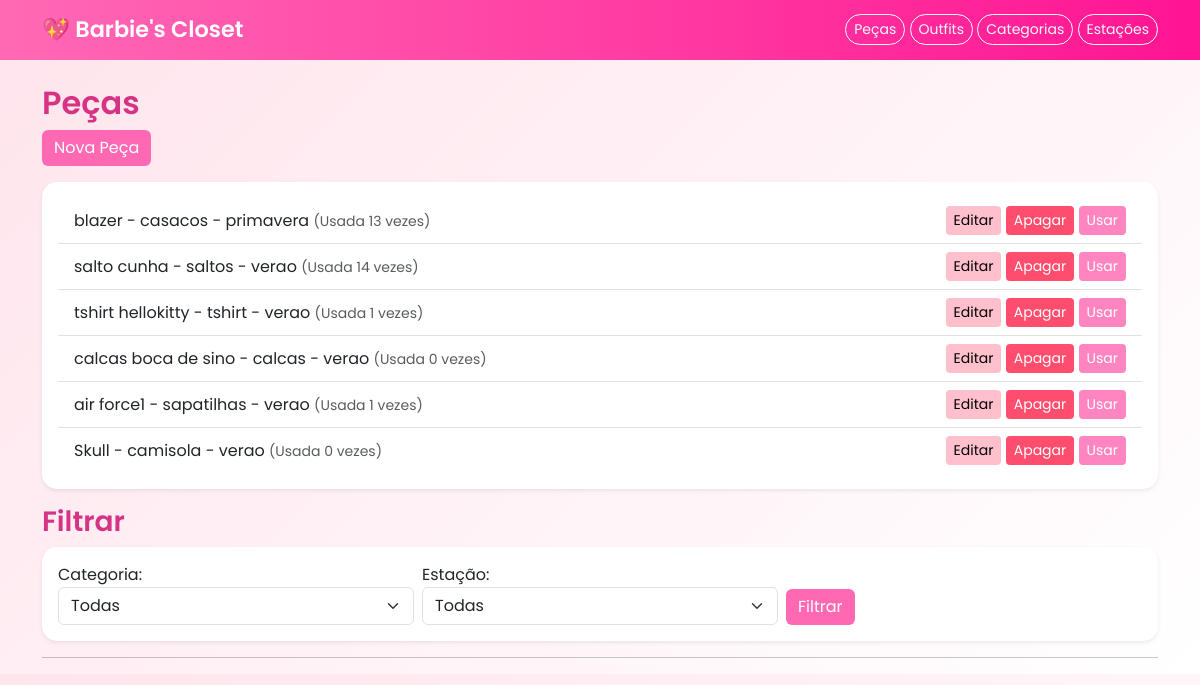
The app's page / (signed in) with its own data.
### barbies_closet/models.py (models this page shows, shortened)
class Peca(models.Model):
    utilizador = models.ForeignKey(User, on_delete=models.CASCADE)
    nome = models.CharField(max_length=100)
    cor = models.CharField(max_length=50)
    marca = models.CharField(max_length=100)
    tamanho = models.CharField(max_length=10)
    data_aquisicao = models.DateField()
    frequencia_uso = models.IntegerField(default=0)
    categoria = models.ForeignKey(Categoria, on_delete=models.SET_NULL, null=True)
    estacao = models.ForeignKey(Estacao, on_delete=models.SET_NULL, null=True)

class Categoria(models.Model):
    nome = models.CharField(max_length=100)
    def __str__(self):
        return self.nome

class Estacao(models.Model):
    nome = models.CharField(max_length=50)
    def __str__(self):
        return self.nome

### barbies_closet/views.py (the view)
# urls.py: path('', views.lista_pecas),
@login_required
def lista_pecas(request):
    pecas = Peca.objects.filter(utilizador=request.user)
    categoria_id = request.GET.get('categoria')
    estacao_id = request.GET.get('estacao')
    if categoria_id:
        pecas = pecas.filter(categoria_id=categoria_id)
    if estacao_id:
        pecas = pecas.filter(estacao_id=estacao_id)
    categorias = Categoria.objects.all()
    estacoes = Estacao.objects.all()
    return render(request, 'pecas/pecas_lista.html', {
        'pecas': pecas,
        'categorias': categorias,
        'estacoes': estacoes
    })

### barbies_closet/templates/pecas/pecas_lista.html (shortened to what this page needs)
{% extends 'base.html' %}
{% block content %}
<h2>Peças</h2>
<a href="{% url 'criar_peca' %}" class="btn btn-primary mb-3">Nova Peça</a>
<div class="card p-3 shadow-sm mb-3">
    <ul class="list-group list-group-flush">
        {% for p in pecas %}
            <li class="list-group-item d-flex justify-content-between align-items-center">
                <span>
                    {{ p.nome }} - {{ p.categoria }} - {{ p.estacao }}
                    <small class="text-muted">(Usada {{ p.frequencia_uso }} vezes)</small>
                </span>
                <span>
                    <a href="/pecas/editar/{{ p.id }}/" class="btn btn-warning btn-sm">Editar</a>
                    <a href="/pecas/apagar/{{ p.id }}/" class="btn btn-danger btn-sm">Apagar</a>
                    <a href="/pecas/usar/{{ p.id }}/" class="btn btn-success btn-sm">Usar</a>
                </span>
            </li>
        {% endfor %}
    </ul>
</div>
<h3>Filtrar</h3>
<div class="card p-3 shadow-sm">
    <form method="GET" class="row g-2 align-items-end">
        <div class="col-md-4">
            Categoria:
            <select name="categoria" class="form-select">
                <option value="">Todas</option>
            </select>
        </div>
        <div class="col-md-4">
            Estação:
            <select name="estacao" class="form-select">
                <option value="">Todas</option>
            </select>
        </div>
        <div class="col-md-4">
            <button type="submit" class="btn btn-primary">Filtrar</button>
        </div>
    </form>
</div>
<hr>
{% endblock %}

### barbies_closet/templates/base.html (style rules this page uses)
body { background: linear-gradient(135deg, #ffe4ec, #fff); font-family: 'Poppins', sans-serif; }
.card { border: none; border-radius: 15px; transition: transform 0.2s ease; }
.btn-primary { background-color: #ff69b4; border: none; }
.btn-success { background-color: #ff85c1; border: none; }
.btn-warning { background-color: #ffc0cb; border: none; }
.btn-danger { background-color: #ff4d6d; border: none; }
form { background: white; border-radius: 15px; }
h1, h2, h3 { color: #d63384; font-weight: 600; }

### records on screen
Peca: nome "blazer", categoria "casacos", estacao "primavera", frequencia_uso "13"
Peca: nome "salto cunha", categoria "saltos", estacao "verao", frequencia_uso "14"
Peca: nome "tshirt hellokitty", categoria "tshirt", estacao "verao", frequencia_uso "1"
Peca: nome "calcas boca de sino", categoria "calcas", estacao "verao", frequencia_uso "0"
Peca: nome "air force1", categoria "sapatilhas", estacao "verao", frequencia_uso "1"
Peca: nome "Skull", categoria "camisola", estacao "verao", frequencia_uso "0"
